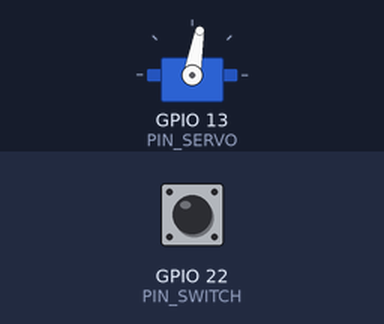
A sketch run on a simulated ESP32. On the bench: servo. The inputs (shaded band) are chosen by the test bench; at power-on: GPIO 22 (PIN_SWITCH) HIGH.

Above: at 1.2 s.
1.3 s: GPIO 22 (PIN_SWITCH) pulled LOW for 0.15 s
4.4 s: GPIO 22 (PIN_SWITCH) pulled LOW for 1 s
At 4.4 s:
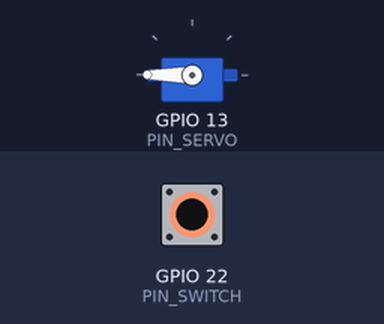
8.4 s: GPIO 22 (PIN_SWITCH) pulled LOW for 3.2 s
Timing chart, 0 to 14.8 s (numbered marks = the images above; inputs shaded):
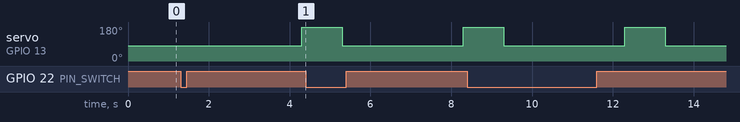

The sketch:

FD-Servo.ino
```cpp
#define TIME 3000       //Wartezeit (in ms) vor dem öffnen der Schranke

#define OPEN 180        //Winkel der geöffneten Schranke (empfohlen 180)
#define CLOSED 80       //Winkel der geschlossenen Schranke (empfohlen 80)

#define OPEN_TIME 1000  //Zeit (in ms) für die die Schranke geöffnet bleibt (empfohlen 1000)

#define PIN_SERVO 13    //Pin an dem der Servo verbunden ist (aktuell 13)
#define PIN_SWITCH 22   //Pin an dem der Schalter verbunden ist (aktuell 22)


#include <ESP32Servo.h>

Servo myservo;

void setup(){
    myservo.attach(PIN_SERVO, 500, 2400);
    myservo.write(CLOSED);
    pinMode(PIN_SWITCH, INPUT_PULLUP);
}

void loop() {
    if(!digitalRead(PIN_SWITCH)){
        delay(TIME);
        myservo.write(OPEN);
        delay(1000);
        myservo.write(CLOSED);
    }
}
```

Measured:
- after the input at 1.3 s, servo on GPIO 13 (PIN_SERVO): 80° → 180° after 3.0 s
